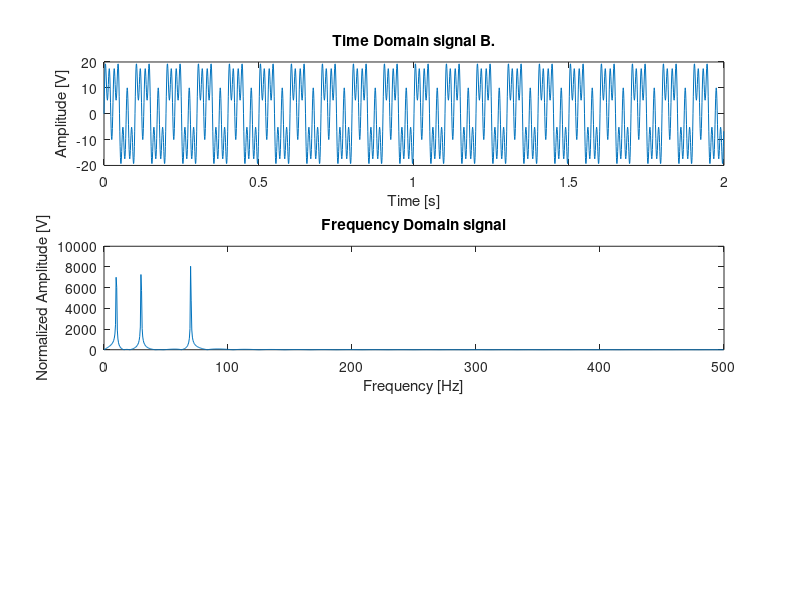

MATLAB code for this plot:
% Example of adding a filter to remove artifacts
%% Raw
Fs = 1000; % Example of sampling frequency
Ts = 1/Fs; % Example of sampling period or time step
dt = 0:Ts:2-Ts; % Signal direction
f1 = 10; % Frequency of signal 1 units = Hz --> Oscillatins/sec
f2 = 30; % Frequency of signal 2 units = Hz
f3 = 70; % --------------------3------------

% Let's create 3 different sinusoidal signals 
% General Math Form: y = A sin(2*pi*f*t + theta)
% theta is the first shit
% Let's assume that theta is 0
% The three signals are:
A = 10; 

y1 = A*sin(2*pi*f1*dt);
y2 = A*sin(2*pi*f2*dt);
y3 = A*sin(2*pi*f3*dt);
 
% Plot of first sinusoidal
% subplot(3,1,1);
% plot(dt, y1, 'r');

% Plot of second sinusoidal
% subplot(3,1,2);
% plot(dt, y2, 'b');

% Plot of second sinusoidal
% subplot(3,1,3);
% plot(dt, y3, 'g');

%% Adding mix of signals

y4 = y1 + y2 + y3 
% plot(dt, y4);

% Applying Fast Fourier Transfor to identify different frequencies in mix

nfft = length(y4); % length of time domain signal 
nfft2 = 2.^nextpow2(nfft); % Do this b/c to get good signal length = Power of 2

% Fourier transfor
% This operation gives us the complex numbers
% Gives Magnetude & Phase of signal
ff = fft(y4,nfft2);
% Sequestering & plotting one side (left) of the mirror plot
ffL = ff(1:nfft2/2);

% Getting frequency values on X- axis
xfft = Fs * (0:nfft2/2 -1)/nfft2;

% Time domain signal transform Before Transform
subplot(3,1,1);
plot(dt, y4);
xlabel('Time [s]');
ylabel('Amplitude [V]');
title('Time Domain signal B.')
% Frequency domain signal  
subplot(3,1,2);
plot(xfft, abs(ffL));
xlabel('Frequency [Hz]');
ylabel('Normalized Amplitude [V]');
title('Frequency Domain signal')













